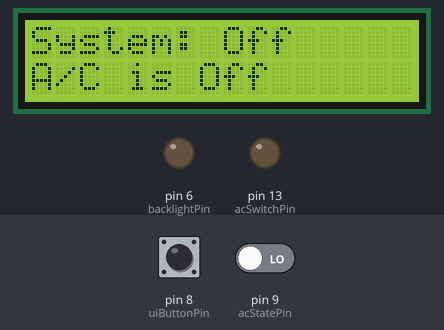
The sketch below on a simulated Arduino Uno, built with avr-gcc and run on an emulated ATmega328P. Parts: 16×2 character LCD, output pins drawn as LEDs (lit = HIGH). Inputs (shaded band) come from the test bench; at power-on: pin 9 (acStatePin) LOW, pin 8 (uiButtonPin) LOW.

Above: at 1.2 s.
1.3 s: pin 9 (acStatePin) driven HIGH
At 2.36 s:
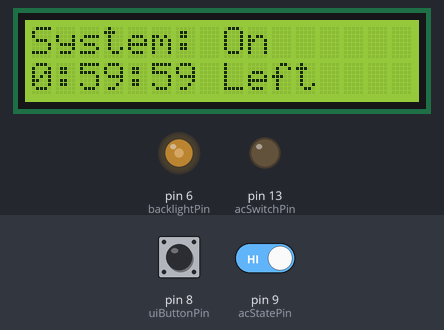
3.7 s: pin 8 (uiButtonPin) pulled HIGH for 0.15 s
At 4.8 s:
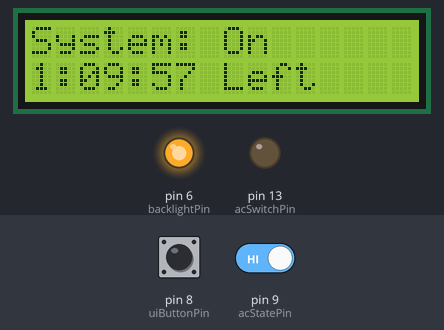
6.5 s: pin 8 (uiButtonPin) pulled HIGH for 1 s
At 7.4 s:
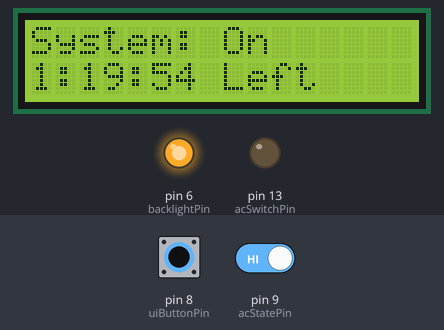
9.5 s: pin 9 (acStatePin) driven LOW
At 10.26 s:
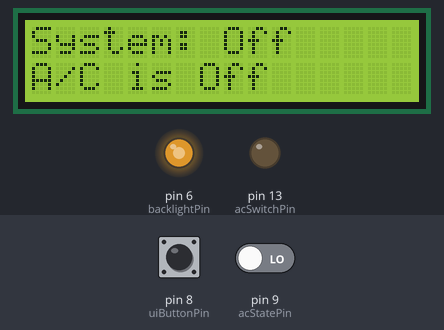
12.5 s: pin 9 (acStatePin) driven HIGH
At 14.16 s:
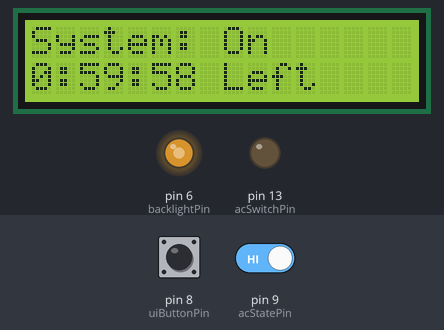
Timing chart, 0 to 15.6 s (numbered marks = the images above; inputs shaded):
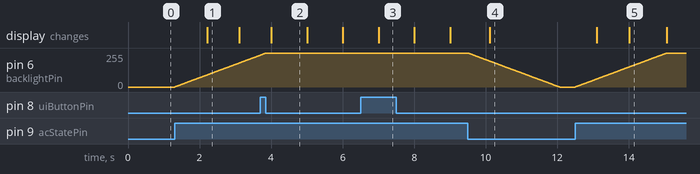

Measured:
- after the input at 1.3 s, pin 6 (backlightPin): moves from 0/255 to 239/255 over 2.4 s, starting at once; the display: changes after 0.91 s (image 1)
- after the input at 9.5 s, pin 6 (backlightPin): moves from 255/255 to 0/255 over 2.6 s, starting at once; the display: changes after 0.61 s (image 4)
- after the input at 12.5 s, pin 6 (backlightPin): moves from 0/255 to 255/255 over 2.6 s, starting at once; the display: first changes after 0.61 s (image 5 shows a later state)
- what the display in image 2 shows lasts 1.0 s, from 4.0 s to 5.0 s

The sketch:

Artifactory_AC.ino
```cpp
/*********************************************************
*  Air Conditioning Timer Control                        *
*                                                        *
*  Connects to the existing control panel for the office *
*  air conditioning and implements a timer, preventing   *
*  the system from being inadvertently left on.          *
*                                                        *
*  1.  Relay connected in parallel with the momentary    *
*      SPST switch that toggles the A/C system on or off *
*  2.  Air conditioning state indicator LED anode        *
*      connected to a 4n35 optocoupler                   *
*  3.  16x2 LCD panel for status output                  *
*  4.  SPST switch connected to MCU for +10min timer adj *
*                                                        *
*  Daniel Harmsworth, 2012                               *
*********************************************************/

#include <LiquidCrystal.h>

#define acSwitchPin 13          // Pin driving the relay to control the A/C power switch
#define acStatePin 9            // Pin connected to the A/C Power LED optocoupler
#define uiButtonPin 8           // Pin connected to the input button
#define backlightPin 6          // Pin connected to the backlight on the LCD

#define timerValue 60           // Time (in minutes) for the default timeout
#define timerIncrement 10       // Time (in minutes) to increment the timer on button press
#define timerMax 120            // Maximum time (in minutes) allowed to be on the timer

#define buttonDebounce 1000     // Time (in milliseconds) for debouncing the input button
#define lcdUpdate 1000          // Time (in milliseconds) between LCD updates

#define backlightFadeTime 10    // Time (in milliseconds) between level changes for backlight fade

boolean acIsOn = false;                 // AC is turned ON
boolean acWaitingOff = false;           // AC has been sent the turn off signal but has not yet shut down
static unsigned long acStopTime = 0;    // Time the AC will timeout in millis epoch
static unsigned long acTimeLeft = 0;    // Time left in millis until the timer expires

static unsigned long uiButtonDeb = 0;   // Time in millis epoch for button debounce expiry
static unsigned long backlightFadeEnd;  // Time in millis epoch for next backlight level shift (if needed)
int backlightTarget = 0;                // Target value for the backlight (0-255)
int backlightVal = 0;                   // Current value of the backlight setting
static unsigned long lcdNextUpdate;     // Time in millis epoch for next LCD refresh

// Calculated values derived from defines
static unsigned long timerMaxMillis       = timerMax * 60000;        // timerMax converted to millis
static unsigned long timerIncrementMillis = timerIncrement * 60000;  // timerIncrement converted to millis

LiquidCrystal lcd(12, 11, 5, 4, 3, 2);

void setup ()
{
  pinMode(acSwitchPin, OUTPUT);
  pinMode(acStatePin, INPUT);
  pinMode(uiButtonPin, INPUT);
  pinMode(backlightPin, OUTPUT);

  Serial.begin(9600);

  lcd.begin(16, 2);
  lcd.clear();
}

void loop()
{

  if ( acIsOn )
  {
    acTimeLeft = (long)( acStopTime - millis() );
  }

  // If the air con has just been turned on
  if ( ( digitalRead(acStatePin) == HIGH ) && ( !acIsOn ) )
  {
    acStopTime = millis() + ( timerValue * 60000 );
    acIsOn = true;
    backlightTarget = 255;
  }

  // If the air con has just been turned off
  if ( ( digitalRead(acStatePin) == LOW)  && ( acIsOn ) )
  {
    acWaitingOff = false;
    acIsOn = false;
    backlightTarget = 0;
  }

  // If the timer has expired
  if ( ( (long)( millis() - acStopTime ) >= 0 ) && ( !acWaitingOff ) && ( acIsOn) )
  {
    acWaitingOff = true;
    digitalWrite(acSwitchPin, HIGH);
    delay(500);
    digitalWrite(acSwitchPin, LOW);
  }

  // If the button is pressed whilst the timer is running
  if ( ( (long)( millis() - uiButtonDeb ) >= 0 ) && ( digitalRead(uiButtonPin) == HIGH ) && ( acIsOn ) )
  {
    uiButtonDeb = millis() + buttonDebounce;

    if ( ( acTimeLeft + timerIncrementMillis ) <= timerMaxMillis )
    {
      acStopTime += timerIncrementMillis;
    }
    else
    {
      acStopTime = millis() + ( timerMaxMillis );
    }
  }

  // LCD Refresh Function
  if ( (long)( millis() - lcdNextUpdate ) >= 0 )
  {
    char lineBuff[16] = "               ";
    lcdNextUpdate += lcdUpdate;
    lcd.clear();
    lcd.setCursor(0, 0);
    lcd.print("System: ");
    if ( acIsOn ) { lcd.print("On "); } else { lcd.print("Off"); }

    lcd.setCursor(0, 1);
    if ( acIsOn )
    {
      int hours = ( acTimeLeft / 60000 ) / 60;
      int mins =  ( acTimeLeft / 60000 ) % 60;
      int secs =  ( acTimeLeft / 1000  ) % 60;

      sprintf(lineBuff,"%01d:%02d:%02d Left", hours, mins, secs);
      lcd.print( lineBuff );
    }
    else
    {
      lcd.print("A/C is Off");
    }
  }

  // Fader function for the backlight
  if ( (long)( millis() - backlightFadeEnd ) >= 0 )
  {
    if       ( backlightVal > backlightTarget ) { backlightVal--; }
    else if  ( backlightVal < backlightTarget ) { backlightVal++; }
    backlightFadeEnd = millis() + backlightFadeTime;
  }
  analogWrite(backlightPin, backlightVal);
}
```
